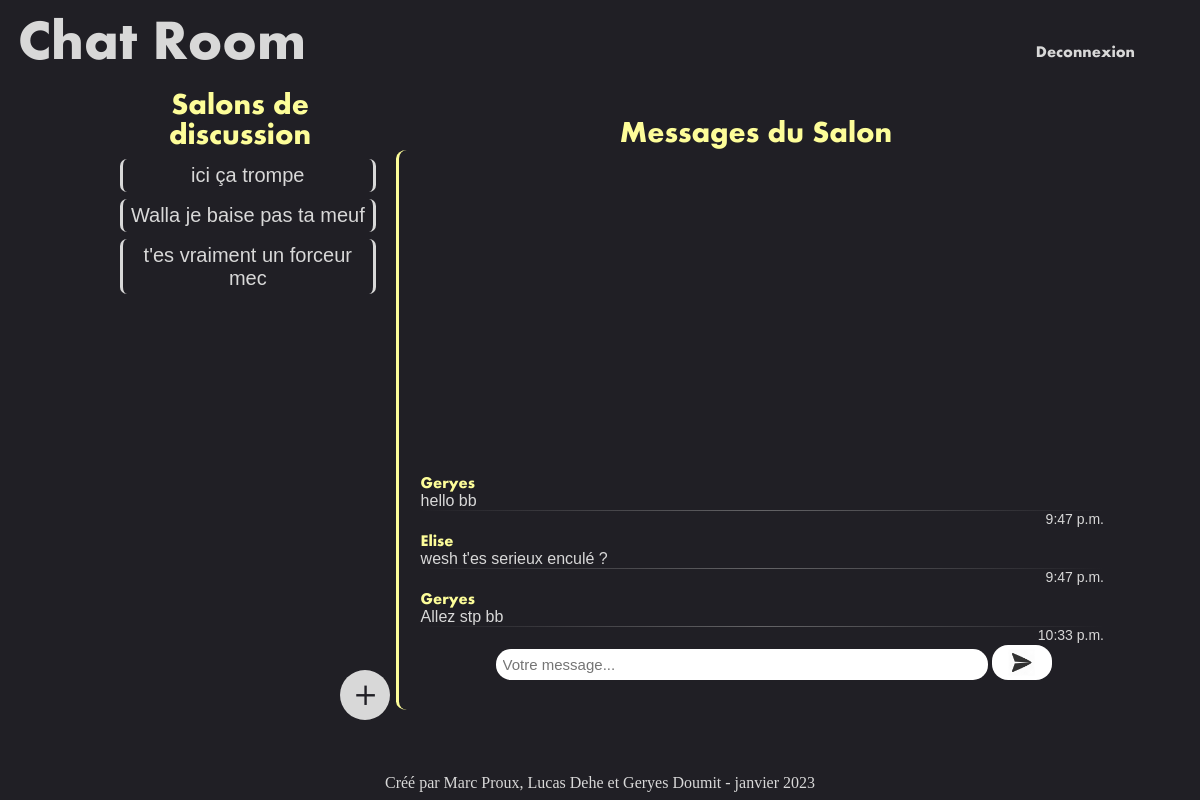
The app's page /chatrooms (signed in) with its own data.
### chatRoom/models.py (models this page shows, shortened)
class Room(models.Model):
    name = models.CharField(max_length=200)
    users = models.ManyToManyField(User)

class Message(models.Model):
    user = models.ForeignKey(User, on_delete=models.CASCADE)
    room = models.ForeignKey(Room, on_delete=models.CASCADE)
    message = models.CharField(max_length=200)
    date = models.DateTimeField('date published')

### chatRoom/views.py (the view)
# urls.py: path('chatrooms', views.chatRooms, name='chatRooms'),
def chatRooms(request):
    all_rooms = Room.objects.get(id=2)
    messages_in_room = all_rooms.message_set.all()
    return render(request, 'chatRoom/main-page.html', {'user':request.user, 'messages_in_room':messages_in_room})

### chatRoom/templates/chatRoom/main-page.html
{% extends "chatRoom/baseLayout.html" %}
{% block content %}
{% if user.is_authenticated %}
    <header>
        <h1 class="main-page-title"><a href="{% url 'index' %}">Chat Room</a></h1>
        <a class="log-out" href="{% url 'logout' %}">Deconnexion</a>
    </header>
    <button class="add-room-button">+</button>
    <aside class="Room-list">
        <p class="Room-title">Salons de discussion</p>
        <nav>
            <ul>
                {% for room in user.room_set.all %}
                    <li class="Room-name">{{ room.name }}</li>
                {% endfor %}
            </ul>
        </nav>
    </aside>
    <section class="messages-list">
        <p class="Messages-title">Messages du Salon</p>
        <nav>
            <ul class="message-box">
                {% for message in messages_in_room %}
                    <li class="user">{{ message.user }}</li>
                    <li class="message">{{ message.message }}</li>
                    <li class="date">{{ message.date.time }}</li>
                {% endfor %}
                <input type="text" placeholder="Votre message..." name="message-text-field" id="msg-txt-field" maxlength="500">
                <button class="send-button"> </button>
            </ul>
        </nav>
    </section>
{% else %}
    <p>You are not logged in</p>
    <a href="{% url 'login' %}">Log In</a>
{% endif %}
{% endblock %}

### chatRoom/templates/chatRoom/baseLayout.html (shortened to what this page needs)
<!doctype html>
{% load static %}
<html lang="fr">
  <head>
    {% block styles %}
        <link rel="stylesheet" href="{% static 'chatRoom/style.css' %}" />
    {% endblock %}
  </head>
<body>
    <section>
        {% block content %} {% endblock %}
    </section>
    <footer>
        <div>
            <p>Créé par Marc Proux, Lucas Dehe et Geryes Doumit - janvier 2023</p>
        </div>
    </footer>

### chatRoom/static/chatRoom/style.css (style rules this page uses)
* { margin: 0; padding: 0; color: rgb(216, 216, 216); }
body { background-color: rgb(32,31,37); }
.log-out { position: absolute; right: 5%; top: 5%; text-decoration: none; font-family: Aharoni, sans-serif; border-radius: 12px; transition: ease-in-out 0.3s; padding: 5px; }
footer { position: absolute; color: rgb(167, 167, 167); bottom: 1%; width: 100%; text-align: center; margin: auto; }
.main-page-title { font-family: Aharoni, sans-serif; text-align: left; color: rgb(216, 216, 216); font-size: 350%; margin: 1.5%; animation: title-animation 1s; }
.main-page-title a { text-decoration: none; }
li { list-style-type: none; width: 100%; }
.Messages-title, .Room-title { font-family: Aharoni, sans-serif; font-size: 30px; text-align: center; color: rgb(253, 253, 153); }
.messages-list { width: 60%; height: 70%; padding-right: 7%; text-align: left; position: absolute; bottom: 15%; right: 0%; animation: fade-in 1s; }
.messages-list nav { padding-left: 3%; height: 100%; border-left: 3px solid rgb(253, 253, 153); border-radius: 1.5%; }
.user { color: rgb(253, 253, 153); font-family: Aharoni, sans-serif; margin-top: 1%; }
.message { font-family: sans-serif; color: rgb(216, 216, 216); border-bottom: 1px solid; border-image:linear-gradient(90deg, rgba(167,167,167,0) 0%, rgba(167,167,167,0.5) 50%, rgba(167,167,167,0) 100%) 1; }
.date { font-family: sans-serif; text-align: right; font-size: 14px; }
.message-box { width: 85%; }
.messages-list ul { position: absolute; bottom: 0; }
.Room-name { border-left: 3px solid rgb(216, 216, 216); border-right: 3px solid rgb(216, 216, 216); border-radius: 7px; font-family: sans-serif; font-size: 20px; text-align: center; padding: 2%; margin: 3% 0 3% 0; transition: ease-in-out 0.2s; cursor: pointer; }
.Room-list { width: 20%; padding-left: 10%; float: left; animation: fade-in 1s; }
.add-room-button { font-family: Aharoni, sans-serif; font-size: 40px; color: rgb(32,31,37); background-color: rgb(216, 216, 216); padding: 1; width: 50px; height: 50px; border: 0; border-radius: 100%; position: fixed; left: 28.35%; bottom: 10%; animation: fade-in 1s; transition: ease-in-out 0.2s; }
.messages-list input { width: 70%; font-size: 15px; padding: 1%; margin: 1% 0 0 11%; border: 0; border-radius: 15px; background-color: white; color: rgb(32,31,37); transition: ease-in-out 0.2s; }
.send-button { vertical-align: bottom; height: 35px; width: 60px; border: 0; border-radius: 16px; background-color: white; background-image: url("img/send.png"); background-size: 45%; background-position: center; background-repeat: no-repeat; transition: ease-in-out 0.2s; }

### records on screen
Room: name "ici ça trompe"
Room: name "Walla je baise pas ta meuf"
Room: name "t'es vraiment un forceur mec"
Message: user "Geryes", message "hello bb", date.time "9:47 p.m."
Message: user "Elise", message "wesh t'es serieux enculé ?", date.time "9:47 p.m."
Message: user "Geryes", message "Allez stp bb", date.time "10:33 p.m."
